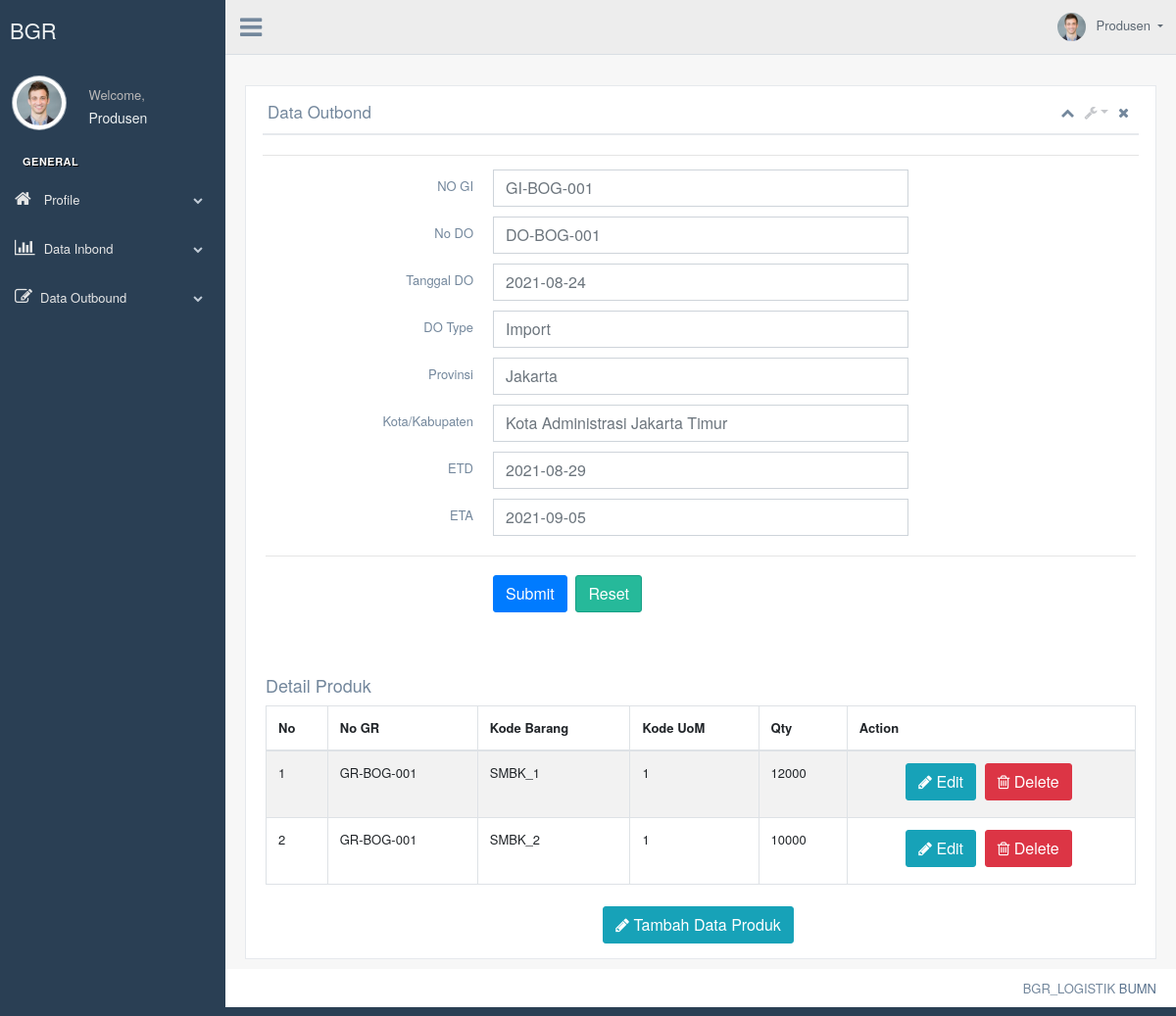
The app's page /c_produsen/outbound_detail/GI-BOG-001 with its own data.
### tables this page shows
CREATE TABLE `outbound` (
  `no_gi` varchar(15) NOT NULL,
  `kode_user` varchar(30) NOT NULL,
  `no_do` varchar(15) NOT NULL,
  `do_date` date NOT NULL,
  `trans_tipe` char(10) NOT NULL,
  `do_type` char(10) NOT NULL,
  `supplier_id` varchar(15) NOT NULL,
  `address_org` varchar(255) NOT NULL,
  `city_org` char(100) NOT NULL,
  `province_org` char(100) NOT NULL,
  `country_org` char(100) NOT NULL,
  `wh_org` varchar(100) NOT NULL,
  `buyer_id` varchar(15) NOT NULL,
  `address_dest` varchar(255) NOT NULL,
  `city_dest` char(100) NOT NULL,
  `province_dest` char(100) NOT NULL,
  `country_dest` char(100) NOT NULL,
  `wh_dest` varchar(100) NOT NULL,
  `etd` date NOT NULL,
  `eta` date NOT NULL
);

CREATE TABLE `penyambung_produk_inbound` (
  `kode_penyambung_produk_inbound` int(11) NOT NULL,
  `no_gr` varchar(40) NOT NULL,
  `kode_barang` varchar(40) NOT NULL,
  `kode_uom` varchar(40) NOT NULL,
  `qty` int(11) NOT NULL
);

### application/controllers/C_Produsen.php (called while the page is built, shortened)
<?php
class C_Produsen extends CI_Controller {
	function __construct(){
		$this->load->model('M_Produsen');
	}
	public function outbound_detail($id){
		$outbound = $this->M_Produsen->getlihat($id);
		$data['outbound'] = $outbound;
		$data['produk']=$this->M_Produsen->get_sambung_produk();
		$this->load->view('produsen/v_produsen_detail_outbound', $data);
	}
}

### index.php (called while the page is built, shortened)
<?php
require_once BASEPATH.'core/CodeIgniter.php';

### application/models/M_Produsen.php (called while the page is built, shortened)
<?php
class M_Produsen extends CI_Model{
    public function get_sambung_produk()
    {
        return $this->db->get('penyambung_produk_inbound')->result();
    }
	public function getlihat($id = NULL){
		$query = $this->db->get_where('outbound', array('no_gi' => $id))->row();
		return $query;
	}
}

### application/views/produsen/v_produsen_detail_outbound.php (the view, shortened to what this page needs)
<body class="nav-md">
  <div class="container body">
    <div class="main_container">
      <div class="col-md-3 left_col">
        <div class="left_col scroll-view">
          <div class="navbar nav_title" style="border: 0;">
          <a href="" class="site_title"> <span>BGR LOGISTIK|BUMN</span></a>
          </div>
          <div class="profile clearfix">
            <div class="profile_pic">
              <img src="<?php echo base_url() ?>production/images/img.jpg" alt="..." class="img-circle profile_img">
            </div>
            <div class="profile_info">
              <span>Welcome,</span>
              <h2>Produsen</h2>
            </div>
          </div>
          <br />
           <div id="sidebar-menu" class="main_menu_side hidden-print main_menu">
                      <div class="menu_section">
                          <h3>General</h3>
                          <ul class="nav side-menu">
                              <li><a><i class="fa fa-home"></i> Profile <span class="fa fa-chevron-down"></span></a>
                              </li>
                              <li><a><i class="fa fa-bar-chart-o"></i> Data Inbond <span class="fa fa-chevron-down"></span></a>
                              </li>
                              <li><a><i class="fa fa-edit"></i>Data Outbound <span class="fa fa-chevron-down"></span></a>
                              </li>
                          </ul>
                      </div>
             </div>
        </div>
      </div>
      <div class="top_nav">
          <div class="nav_menu">
              <div class="nav toggle">
                <a id="menu_toggle"><i class="fa fa-bars"></i></a>
              </div>
              <nav class="nav navbar-nav">
              <ul class=" navbar-right">
                <li class="nav-item dropdown open" style="padding-left: 15px;">
                  <a href="javascript:;" class="user-profile dropdown-toggle" aria-haspopup="true" id="navbarDropdown" data-toggle="dropdown" aria-expanded="false">
                    <img src="<?php echo base_url() ?>production/images/img.jpg" alt="">Produsen
                  </a>
                </li>
              </ul>
            </nav>
          </div>
        </div>
     <div class="right_col" role="main">
        <div class="">
          <div class="page-title">
            <div class="title_right">
              <div class="col-md-5 col-sm-5 col-xs-12 form-group pull-right top_search">
              </div>
            </div>
          </div>
          <div class="clearfix"></div>
          <div class="row">
            <div class="col-md-12 col-sm-12 ">
              <div class="x_panel">
                <div class="x_title">
                  <h2>Data Outbond <small></small></h2>
                  <ul class="nav navbar-right panel_toolbox">
                    <li><a class="collapse-link"><i class="fa fa-chevron-up"></i></a>
                    </li>
                    <li class="dropdown">
                      <a href="#" class="dropdown-toggle" data-toggle="dropdown" role="button" aria-expanded="false"><i class="fa fa-wrench"></i></a>
                    </li>
                    <li><a class="close-link"><i class="fa fa-close"></i></a>
                    </li>
                  </ul>
                  <div class="clearfix"></div>
                </div>
                <div class="x_content">
                                  <form class="" action="" method="POST" novalidate>
                                    <br>
                                      <div class="field item form-group">
                                          <label class="col-form-label col-md-3 col-sm-3  label-align">NO GI<span class="required"></span></label>
                                          <div class="col-md-6 col-sm-6">
																				<input class="form-control" data-validate-length-range="6" data-validate-words="2" name="no_gr" placeholder="<?= $outbound->no_gi; ?>" required="required" />
                                          </div>
                                      </div>
                                      <div class="field item form-group">
                                          <label class="col-form-label col-md-3 col-sm-3  label-align">No DO</label>
                                          <div class="col-md-6 col-sm-6">
                                              <input class="form-control" class='No_do' name="no_do" data-validate-length-range="5,15" type="text" placeholder="<?= $outbound->no_do; ?>" /></a></div>
                                      </div>
                                      <div class="field item form-group">
                                          <label class="col-form-label col-md-3 col-sm-3  label-align">Tanggal DO</label>
                                          <div class="col-md-6 col-sm-6">
                                              <input class="form-control" name="do_date" class='date' required="requered" type="date=yyyy/mm/dd" placeholder="<?= $outbound->do_date; ?>" /></div>
                                      </div>
                                      <div class="field item form-group">
                                          <label class="col-form-label col-md-3 col-sm-3  label-align">DO Type<span class="required"></span></label>
																		<div class="col-md-6 col-sm-6">
                                              <input class="form-control" name="do_type" class='Do Type' required="required" placeholder="<?= $outbound->do_type; ?>" type="text" /></div>
                                      </div>
                                      <div class="field item form-group">
                                          <label class="col-form-label col-md-3 col-sm-3  label-align">Provinsi</label>
                                          <div class="col-md-6 col-sm-6">
                                              <input class="form-control" name="Provinsi" class='Provinsi' required="required" placeholder="<?= $outbound->province_dest; ?>" type="text" /></div>
                                      </div>
                                      <div class="field item form-group">
                                          <label class="col-form-label col-md-3 col-sm-3  label-align">Kota/Kabupaten</label>
                                          <div class="col-md-6 col-sm-6">
                                              <input class="form-control" name="Kota/Kabupaten" class='Kota/Kabupaten' required="required" placeholder="<?= $outbound->city_dest; ?>" type="text" /></div>
                                      </div>
                                      <div class="field item form-group">
                                          <label class="col-form-label col-md-3 col-sm-3  label-align">ETD<span class="required"></span></label>
                                          <div class="col-md-6 col-sm-6">
                                              <input class="form-control" class='date' type="date=yyyy/mm/dd" name="date" placeholder="<?= $outbound->etd; ?>" required='required'></div>
                                      </div>
                                      <div class="field item form-group">
                                          <label class="col-form-label col-md-3 col-sm-3  label-align">ETA<span class="required"></span></label>
                                          <div class="col-md-6 col-sm-6">
                                              <input class="form-control" class='date' type="date=yyyy/mm/dd" name="date" placeholder="<?= $outbound->eta; ?>" required='required'></div>
                                      </div>
                                      <div class="ln_solid">
                                          <div class="form-group">
                                              <div class="col-md-6 offset-md-3">
                                              <br>
                                                  <button type='submit' class="btn btn-primary">Submit</button>
                                                  <button type='reset' class="btn btn-success">Reset</button>
                                              </div>
                                          </div>
                                      </div>
                                  </form>
                              </div>
                <div class="x_content">
                    <div class="row">
                        <div class="col-sm-12">
                          <div class="card-box table-responsive">
                          <br>
                          <br>
                          <h2>Detail Produk <small></small></h2>
                          <table id="datatable-buttons" class="table table-striped table-bordered" style="width:100%">
                    <thead>
                      <tr>
                        <th>No</th>
                        <th>No GR</th>
                        <th>Kode Barang</th>
                        <th>Kode UoM</th>
                        <th>Qty</th>
                        <th>Action</th>
                      </tr>
                    </thead>
                    <tbody>
                    <?php foreach ($produk as $brt=>$value) :?>
                      <tr>
                       <td><?= $value->kode_penyambung_produk_inbound;?></td>
                       <td><?= $value->no_gr;?></td>
										 <td><?= $value->kode_barang;?></td>
										 <td><?= $value->kode_uom;?></td>
                       <td><?= $value->qty;?></td>
                        <td><center>
                          <a href="<?= base_url("c_produsen/produsen_edit_produk"); ?>" class="btn btn-info"><i class="fa fa-pencil"></i> Edit </a>
                          <a href="#" class="btn btn-danger"><i class="fa fa-trash-o"></i> Delete </a>
                          </center></td>
                      </tr>
                      <?php endforeach;?>
                    </tbody>
                  </table>
                </div>
              </div>
            </div>
          </div>
          <div class="ln_solid">
              <div class="form-group">
               <div class="col-md-6 offset-md-3">
                  <center> <a href="<?= base_url("c_produsen/produsen_insert_produk"); ?>" class="btn btn-info"><i class="fa fa-pencil"></i> Tambah Data Produk </a></center>
                 </div>
              </div>
          </div>
              </div>
            </div>
          </div>
        </div>
      </div>
      <footer>
        <div class="pull-right">
        BGR_LOGISTIK <a href="https://www.bgrlogistics.id/id">BUMN</a>
        </div>
        <div class="clearfix"></div>
      </footer>

### records on screen
outbound: no_gr "GI-BOG-001", no_do "DO-BOG-001", do_date "2021-08-24", do_type "Import", Provinsi "Jakarta", city_dest "Kota Administrasi Jakarta Timur", date "2021-08-29", date "2021-09-05"
penyambung_produk_inbound: kode_penyambung_produk_inbound "1", no_gr "GR-BOG-001", kode_barang "SMBK_1", kode_uom "1", qty "12000"
penyambung_produk_inbound: kode_penyambung_produk_inbound "2", no_gr "GR-BOG-001", kode_barang "SMBK_2", kode_uom "1", qty "10000"
